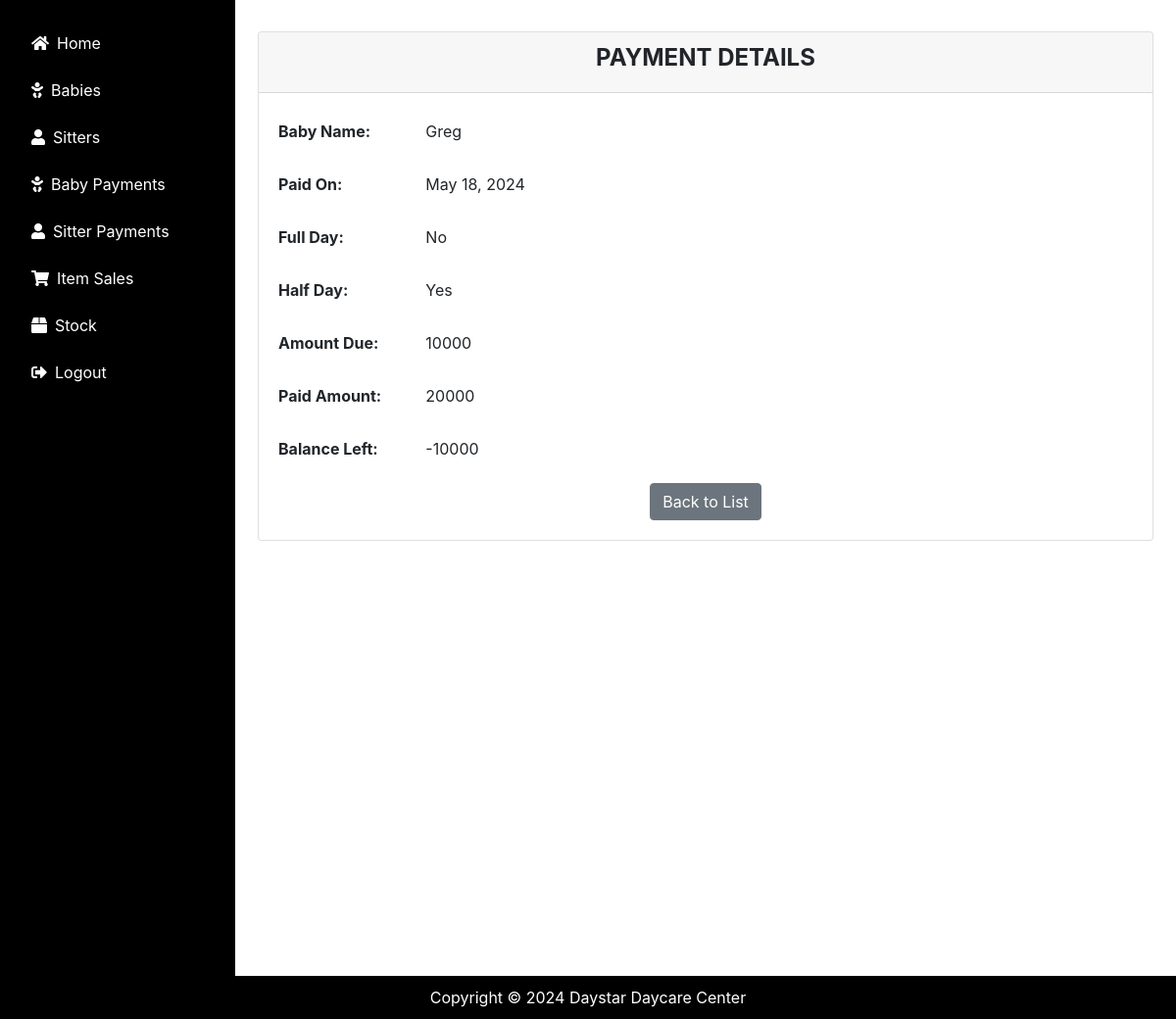
Screenshot of /babypayments/2/ (signed in) with the database file from the repository.
### daycare/models.py (models this page shows, shortened)
class Babypayment(models.Model):
    b_name = models.CharField(max_length=200)
    paid_on = models.DateField(default=timezone.now)
    full_day = models.BooleanField(default=False, blank=True)
    half_day = models.BooleanField(default=False, blank=True)
    amount_due = models.DecimalField(max_digits=15, decimal_places=0, blank=True)
    paid_amount = models.DecimalField(max_digits=15, decimal_places=0)
    balance_left = models.DecimalField(max_digits=15, decimal_places=0, default=0, blank=True)

### daycare/views.py (the view)
# urls.py: path('babypayments/<int:babypayment_id>/', views.view_babypayment, name='view_babypayment'),
@login_required
def view_babypayment(request, babypayment_id):
    babypayment = get_object_or_404(Babypayment, pk=babypayment_id)
    return render(request, 'daycare/babypayment_detail.html', {'babypayment': babypayment})

### daycare/templates/daycare/babypayment_detail.html
{% extends 'daycare/base.html' %}
{% block content %}
<div class="container mt-4">
    <div class="card">
        <div class="card-header text-center">
            <h1 class="h4"><b>PAYMENT DETAILS</b></h1>
        </div>
        <div class="card-body">
            <form>
                <div class="form-group row">
                    <label class="col-sm-2 col-form-label"><strong>Baby Name:</strong></label>
                    <div class="col-sm-10">
                        <p class="form-control-plaintext">{{ babypayment.b_name }}</p>
                    </div>
                </div>
                <div class="form-group row">
                    <label class="col-sm-2 col-form-label"><strong>Paid On:</strong></label>
                    <div class="col-sm-10">
                        <p class="form-control-plaintext">{{ babypayment.paid_on }}</p>
                    </div>
                </div>
                <div class="form-group row">
                    <label class="col-sm-2 col-form-label"><strong>Full Day:</strong></label>
                    <div class="col-sm-10">
                        <p class="form-control-plaintext">{% if babypayment.full_day %}Yes{% else %}No{% endif %}</p>
                    </div>
                </div>
                <div class="form-group row">
                    <label class="col-sm-2 col-form-label"><strong>Half Day:</strong></label>
                    <div class="col-sm-10">
                        <p class="form-control-plaintext">{% if babypayment.half_day %}Yes{% else %}No{% endif %}</p>
                    </div>
                </div>
                <div class="form-group row">
                    <label class="col-sm-2 col-form-label"><strong>Amount Due:</strong></label>
                    <div class="col-sm-10">
                        <p class="form-control-plaintext">{{ babypayment.amount_due }}</p>
                    </div>
                </div>
                <div class="form-group row">
                    <label class="col-sm-2 col-form-label"><strong>Paid Amount:</strong></label>
                    <div class="col-sm-10">
                        <p class="form-control-plaintext">{{ babypayment.paid_amount }}</p>
                    </div>
                </div>
                <div class="form-group row">
                    <label class="col-sm-2 col-form-label"><strong>Balance Left:</strong></label>
                    <div class="col-sm-10">
                        <p class="form-control-plaintext">{{ babypayment.balance_left }}</p>
                    </div>
                </div>
                <div class="text-center mt-3">
                    <a href="{% url 'babypayments_list' %}" class="btn btn-secondary" style="text-align: left;">Back to List</a>
                </div>
            </form>
        </div>
    </div>
</div>
{% endblock %}

### daycare/templates/daycare/base.html (style rules this page uses)
body { margin: 0; padding-bottom: 60px; overflow-x: hidden; }

### rows the page displays
Babypayment: b_name "Greg", paid_on "May 18, 2024", amount_due "10000", paid_amount "20000", balance_left "-10000"
